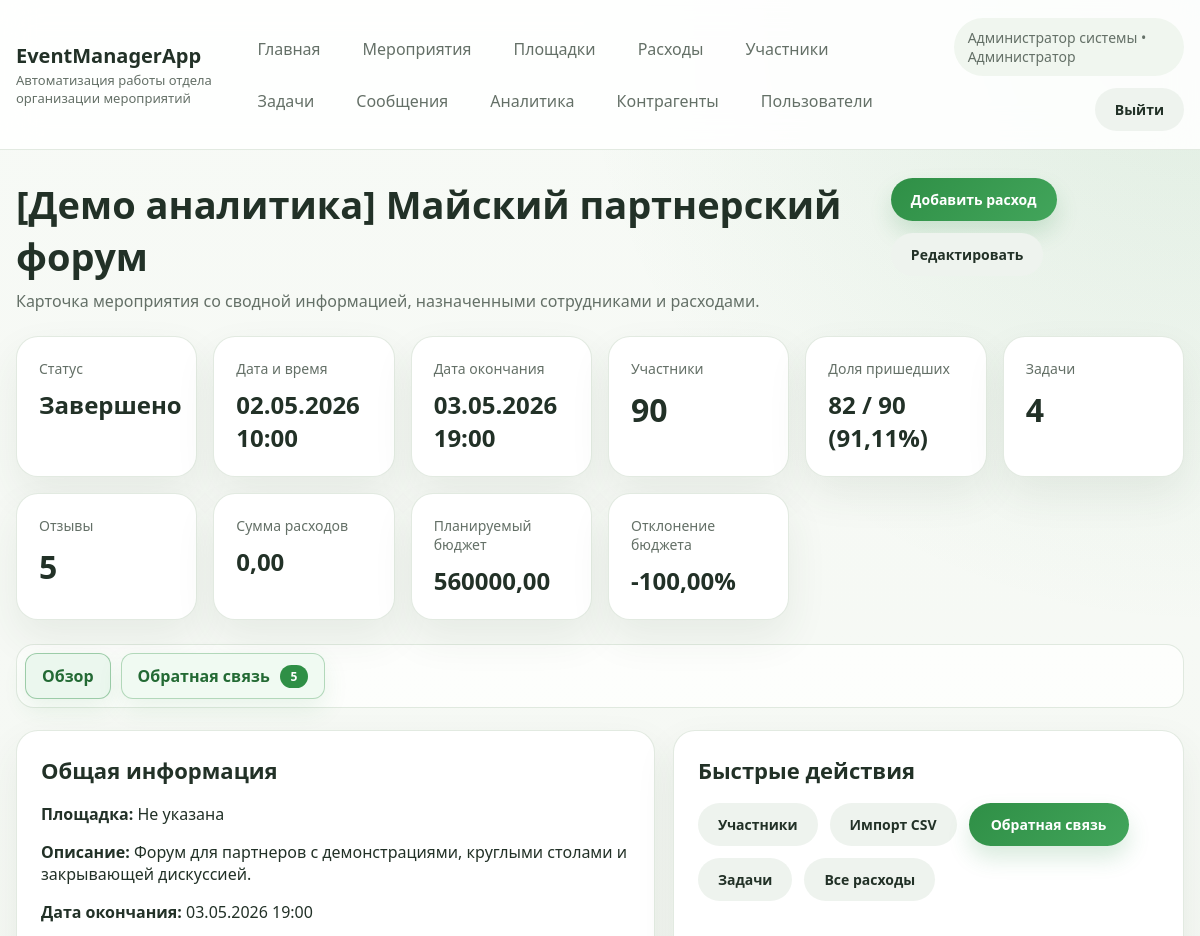
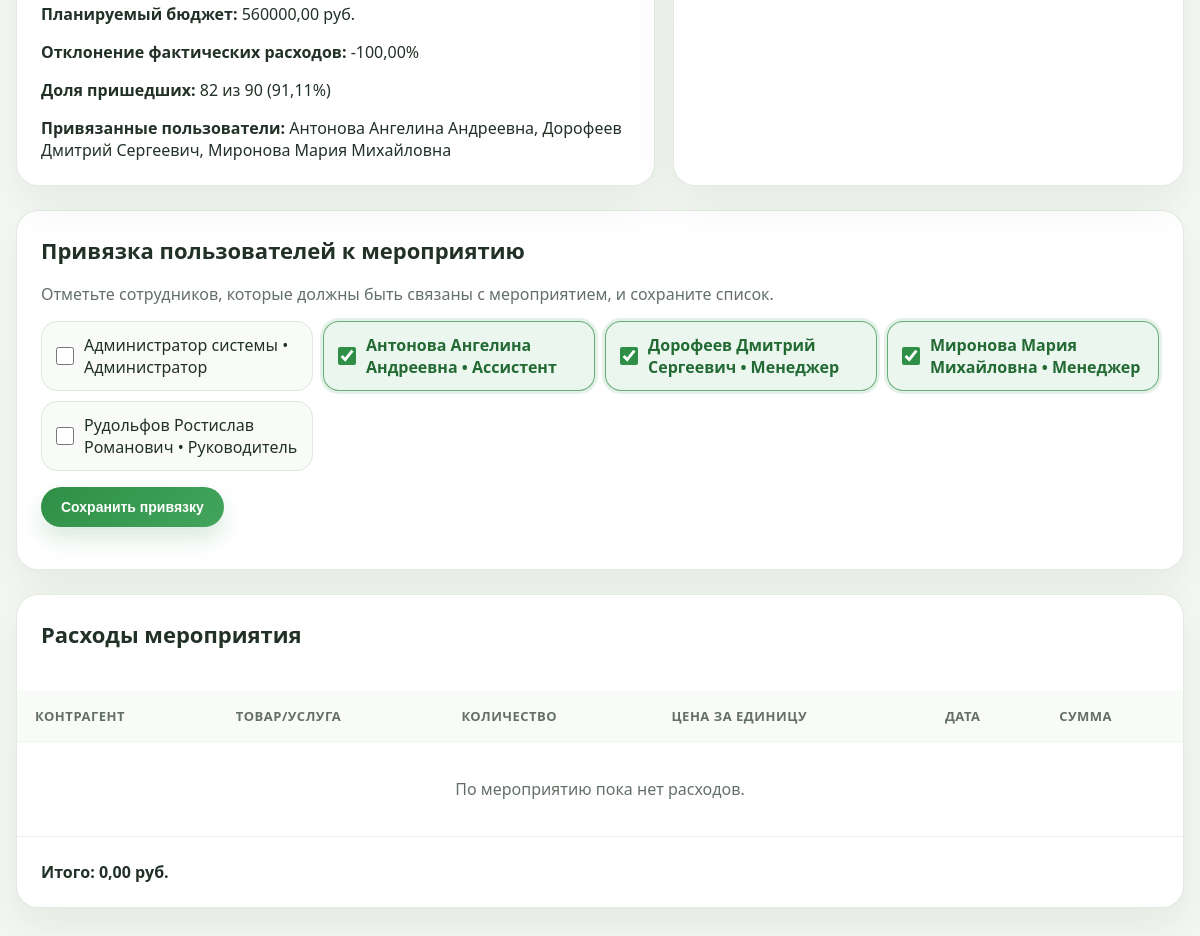
The page /events/128/ (signed in) on the database its author committed (2 pictures, top to bottom).
### main/models.py (models this page shows, shortened)
class Employee(AbstractBaseUser, PermissionsMixin):
    ROLE_ADMIN = "admin"
    ROLE_MANAGER = "manager"
    ROLE_ASSISTANT = "assistant"
    ROLE_TEAMLEAD = "teamlead"
    ROLE_CHOICES = [
        (ROLE_ADMIN, "Администратор"),
        (ROLE_MANAGER, "Менеджер"),
        (ROLE_ASSISTANT, "Ассистент"),
        (ROLE_TEAMLEAD, "Руководитель"),
    ]
    e_id = models.BigAutoField(primary_key=True)
    login = models.CharField(max_length=50, unique=True, verbose_name="Логин")
    position = models.CharField(max_length=50, choices=ROLE_CHOICES, verbose_name="Роль")
    fullname = models.CharField(max_length=255, verbose_name="ФИО")
    email = models.EmailField(blank=True, null=True, verbose_name="Почта")
    phone = models.CharField(max_length=50, blank=True, null=True, verbose_name="Телефон")
    age = models.IntegerField(blank=True, null=True, verbose_name="Возраст")
    is_active = models.BooleanField(default=True)
    is_staff = models.BooleanField(default=False)
    objects = EmployeeManager()
    USERNAME_FIELD = "login"
    REQUIRED_FIELDS = []
    class Meta:
        db_table = "employee"
        ordering = ["fullname", "login"]
        permissions = [
            ("can_create_task", "Can create task"),
            ("can_generate_report", "Can generate report"),
        ]
    @property
    def role_label(self):
        if self.is_superuser and not self.position:
            return "Администратор"
        return dict(self.ROLE_CHOICES).get(self.position, self.position)
    @property
    def is_admin(self):
        return self.position == self.ROLE_ADMIN or self.is_superuser
    @property
    def can_manage_users(self):
        return self.is_admin
    @property
    def can_close_events(self):
        return self.is_superuser or self.position in {self.ROLE_ADMIN, self.ROLE_MANAGER, self.ROLE_TEAMLEAD}

class Event(models.Model):
    STATUS_DRAFT = "Черновик"
    STATUS_PREPARATION = "Подготовка"
    STATUS_ACTIVE = "Проведение"
    STATUS_FINISHED = "Завершено"
    STATUS_CHOICES = [
        (STATUS_DRAFT, "Черновик"),
        (STATUS_PREPARATION, "Подготовка"),
        (STATUS_ACTIVE, "Проведение"),
        (STATUS_FINISHED, "Завершено"),
    ]
    event_id = models.AutoField(primary_key=True, blank=True)
    p = models.ForeignKey(Place, models.DO_NOTHING, blank=True, null=True, db_column="p_id", verbose_name="Площадка")
    title = models.TextField(verbose_name="Название")
    description = models.TextField(blank=True, null=True, verbose_name="Описание")
    time = models.TextField(blank=True, null=True, verbose_name="Дата и время")
    end_date = models.TextField(blank=True, null=True, verbose_name="Дата окончания")
    planned_budget = models.FloatField(
        blank=True,
        null=True,
        default=0,
        validators=[MinValueValidator(0)],
        verbose_name="Планируемый бюджет",
    )
    status = models.TextField(verbose_name="Статус")
    created_by = models.ForeignKey(
        Employee,
        models.DO_NOTHING,
        blank=True,
        null=True,
        db_column="created_by_id",
        related_name="created_events",
        verbose_name="Создатель",
    )
    class Meta:
        managed = False
        db_table = "event"
        ordering = ["-event_id"]

### main/views.py (the view)
# urls.py: path("events/<int:pk>/", views.event_detail, name="event_detail"),
@login_required
def event_detail(request, pk):
    active_tab = request.GET.get("tab", "overview")
    if active_tab not in {"overview", "feedback"}:
        active_tab = "overview"
    event = get_object_or_404(_visible_events_queryset(request.user), pk=pk)
    employee_map = _fetch_event_employee_map([event.pk])
    selected_employee_ids = _fetch_selected_employee_ids(event.pk)
    orders = _get_event_orders(event)
    for expense in orders:
        expense.total_cost = expense.quantity * expense.price
    expense_total = _expense_total(orders)
    planned_budget = _planned_budget(event)
    budget_deviation_percent = _budget_deviation_percent(planned_budget, expense_total)
    tasks = list(_visible_tasks_queryset(request.user).filter(event=event))
    feedbacks = list(Feedback.objects.filter(event=event))
    feedback_keywords = _extract_feedback_keywords(feedbacks)
    rating_histogram = _build_rating_histogram(feedbacks)
    participants_count = Participant.objects.filter(event=event).count()
    attended_count = Participant.objects.filter(event=event, attended=True).count()
    attendance_ratio = round((attended_count / participants_count) * 100, 2) if participants_count else 0
    binding_form = EventEmployeeBindingForm(initial={"employees": selected_employee_ids})
    context = {
        "event": event,
        "active_tab": active_tab,
        "employees": employee_map.get(event.pk, []),
        "binding_form": binding_form,
        "selected_employee_ids": selected_employee_ids,
        "participants_count": participants_count,
        "attended_count": attended_count,
        "attendance_ratio": attendance_ratio,
        "is_event_finished": event.status == Event.STATUS_FINISHED,
        "tasks_count": len(tasks),
        "feedbacks": feedbacks,
        "feedback_count": len(feedbacks),
        "feedback_keywords": feedback_keywords,
        "rating_histogram": rating_histogram,
        "rating_chart_data": _build_rating_chart_data(rating_histogram),
        "expenses": orders,
        "planned_budget": planned_budget,
        "expense_total": expense_total,
        "budget_deviation_percent": budget_deviation_percent,
    }
    return render(request, "main/event_detail.html", context)

### main/templates/main/event_detail.html (shortened to what this page needs)
{% extends 'main/website_headers.html' %}
{% load static %}
{% block content %}
    <section class="page-head">
        <div>
            <h1 class="page-title">{{ event.title }}</h1>
            <p class="page-subtitle">Карточка мероприятия со сводной информацией, назначенными сотрудниками и расходами.</p>
        </div>
        <div class="toolbar">
            <a href="{% url 'add_expense' %}?event={{ event.pk }}" class="btn btn-primary">Добавить расход</a>
            <a href="{% url 'edit_event' event.pk %}" class="btn btn-secondary">Редактировать</a>
        </div>
    </section>
    <section class="stats-grid">
        <article class="stats-card">
            <div class="stats-label">Статус</div>
            <div class="stats-value" style="font-size:24px;">{{ event.status }}</div>
        </article>
        <article class="stats-card">
            <div class="stats-label">Дата и время</div>
            <div class="stats-value" style="font-size:24px;">{{ event.time|default:"—" }}</div>
        </article>
        <article class="stats-card">
            <div class="stats-label">Дата окончания</div>
            <div class="stats-value" style="font-size:24px;">{{ event.end_date|default:"—" }}</div>
        </article>
        <article class="stats-card">
            <div class="stats-label">Участники</div>
            <div class="stats-value">{{ participants_count }}</div>
        </article>
        {% if is_event_finished %}
            <article class="stats-card">
                <div class="stats-label">Доля пришедших</div>
                <div class="stats-value" style="font-size:24px;">{{ attended_count }} / {{ participants_count }} ({{ attendance_ratio }}%)</div>
            </article>
        {% endif %}
        <article class="stats-card">
            <div class="stats-label">Задачи</div>
            <div class="stats-value">{{ tasks_count }}</div>
        </article>
        <article class="stats-card">
            <div class="stats-label">Отзывы</div>
            <div class="stats-value">{{ feedback_count }}</div>
        </article>
        <article class="stats-card">
            <div class="stats-label">Сумма расходов</div>
            <div class="stats-value" style="font-size:24px;">{{ expense_total|floatformat:2 }}</div>
        </article>
        <article class="stats-card">
            <div class="stats-label">Планируемый бюджет</div>
            <div class="stats-value" style="font-size:24px;">{{ planned_budget|floatformat:2 }}</div>
        </article>
        <article class="stats-card">
            <div class="stats-label">Отклонение бюджета</div>
            <div class="stats-value" style="font-size:24px;">
                {% if budget_deviation_percent is not None %}
                    {{ budget_deviation_percent|floatformat:2 }}%
                {% else %}
                    Н/Д
                {% endif %}
            </div>
        </article>
    </section>
    <nav class="event-tabs">
        <a class="event-tab {% if active_tab == 'overview' %}active{% endif %}" href="{% url 'event_detail' event.pk %}?tab=overview">
            <span>Обзор</span>
        </a>
        <a class="event-tab event-tab-feedback {% if active_tab == 'feedback' %}active{% endif %}" href="{% url 'event_detail' event.pk %}?tab=feedback">
            <span>Обратная связь</span>
            <strong>{{ feedback_count }}</strong>
        </a>
    </nav>
    {% if active_tab == 'overview' %}
    <section class="content-grid">
        <article class="card panel">
            <h2 class="panel-title">Общая информация</h2>
            <div class="stack">
                <div><strong>Площадка:</strong> {{ event.p.address|default:"Не указана" }}</div>
                <div><strong>Описание:</strong> {{ event.description|default:"Не заполнено" }}</div>
                <div><strong>Дата окончания:</strong> {{ event.end_date|default:"Не указана" }}</div>
                <div><strong>Планируемый бюджет:</strong> {{ planned_budget|floatformat:2 }} руб.</div>
                <div>
                    <strong>Отклонение фактических расходов:</strong>
                    {% if budget_deviation_percent is not None %}
                        {{ budget_deviation_percent|floatformat:2 }}%
                    {% else %}
                        Н/Д
                    {% endif %}
                </div>
                {% if is_event_finished %}
                    <div><strong>Доля пришедших:</strong> {{ attended_count }} из {{ participants_count }} ({{ attendance_ratio }}%)</div>
                {% endif %}
                <div><strong>Привязанные пользователи:</strong> {{ employees|join:", "|default:"Не назначены" }}</div>
            </div>
        </article>
        <article class="card panel">
            <h2 class="panel-title">Быстрые действия</h2>
            <div class="toolbar">
                <a href="{% url 'participants' %}?event={{ event.pk }}" class="btn btn-secondary">Участники</a>
                <a href="{% url 'upload_participants_csv' %}?event={{ event.pk }}" class="btn btn-secondary">Импорт CSV</a>
                <a href="{% url 'event_detail' event.pk %}?tab=feedback" class="btn btn-primary btn-feedback">Обратная связь</a>
                <a href="{% url 'tasks' %}?event={{ event.pk }}" class="btn btn-secondary">Задачи</a>
                <a href="{% url 'expenses' %}?event={{ event.pk }}" class="btn btn-secondary">Все расходы</a>
            </div>
        </article>
    </section>
    {% endif %}
    {% if active_tab == 'overview' %}
    <section class="form-card panel" style="margin-top:24px;">
        <h2 class="panel-title">Привязка пользователей к мероприятию</h2>
        <p class="muted" style="margin-bottom: 16px;">Отметьте сотрудников, которые должны быть связаны с мероприятием, и сохраните список.</p>
        <form method="post" action="{% url 'bind_event_employees' event.pk %}" class="stack">
            <div class="checkbox-list">
                {% for employee in binding_form.fields.employees.queryset %}
                    <label for="event-employee-{{ employee.pk }}" class="{% if employee.pk in selected_employee_ids %}selected{% endif %}">
                        <input
                            type="checkbox"
                            id="event-employee-{{ employee.pk }}"
                            name="employees"
                            value="{{ employee.pk }}"
                            {% if employee.pk in selected_employee_ids %}checked{% endif %}
                        >
                        <span>{{ employee.fullname|default:employee.login }} • {{ employee.role_label }}</span>
                    </label>
                {% empty %}
                    <div class="empty-state">Нет активных пользователей для привязки.</div>
                {% endfor %}
            </div>
            <div class="toolbar">
                <button type="submit" class="btn btn-primary">Сохранить привязку</button>
            </div>
        </form>
    </section>
    <section class="table-card" style="margin-top:24px;">
        <div class="panel">
            <h2 class="panel-title">Расходы мероприятия</h2>
        </div>
        <div class="table-scroll">
            <table>
                <thead>
                    <tr>
                        <th>Контрагент</th>
                        <th>Товар/услуга</th>
                        <th>Количество</th>
                        <th>Цена за единицу</th>
                        <th>Дата</th>
                        <th>Сумма</th>
                    </tr>
                </thead>
                <tbody>
                    {% for expense in expenses %}
                        <tr>
                            <td>{{ expense.c.name }}</td>
                            <td>{{ expense.product }}</td>
                            <td>{{ expense.quantity }}</td>
                            <td>{{ expense.price|floatformat:2 }} руб.</td>
                            <td>{{ expense.date }}</td>
                            <td>{{ expense.total_cost|floatformat:2 }} руб.</td>
                        </tr>
                    {% empty %}
                        <tr>
                            <td colspan="6" class="empty-state">По мероприятию пока нет расходов.</td>
                        </tr>
                    {% endfor %}
                </tbody>
            </table>
        </div>
        <div class="panel">
            <strong>Итого: {{ expense_total|floatformat:2 }} руб.</strong>
        </div>
    </section>
    {% endif %}
{% endblock %}

### main/templates/main/website_headers.html (shortened to what this page needs)
{% load static %}
<!DOCTYPE html>
<html lang="ru">
<head>
    <link rel="stylesheet" href="{% static 'main/css/app.css' %}">
</head>
<body>
<div class="site-shell">
    <header class="topbar">
        <div class="topbar-inner">
            <div class="brand">
                <a href="{% url 'main_page' %}" class="brand-title">EventManagerApp</a>
                <div class="brand-subtitle">Автоматизация работы отдела организации мероприятий</div>
            </div>
            {% if request.user.is_authenticated %}
                <nav class="nav-links">
                    <a class="nav-link" href="{% url 'main_page' %}">Главная</a>
                    <a class="nav-link" href="{% url 'events' %}">Мероприятия</a>
                    <a class="nav-link" href="{% url 'places' %}">Площадки</a>
                    <a class="nav-link" href="{% url 'expenses' %}">Расходы</a>
                    <a class="nav-link" href="{% url 'participants' %}">Участники</a>
                    <a class="nav-link" href="{% url 'tasks' %}">Задачи</a>
                    <a class="nav-link" href="{% url 'messages' %}">Сообщения</a>
                    <a class="nav-link" href="{% url 'analytics' %}">Аналитика</a>
                    <a class="nav-link" href="{% url 'contractors' %}">Контрагенты</a>
                    {% if request.user.can_manage_users %}
                        <a class="nav-link" href="{% url 'employees' %}">Пользователи</a>
                    {% endif %}
                </nav>
                <div class="user-panel">
                    <div class="user-chip">{{ request.user.fullname|default:request.user.login }} • {{ request.user.role_label }}</div>
                    <a href="{% url 'logout' %}" class="btn btn-secondary">Выйти</a>
                </div>
            {% endif %}
        </div>
    </header>
    <main class="page-wrap">
        {% block content %}{% endblock %}
    </main>
</div>
</body>
</html>

### rows shown on the page
Employee: user.fullname "Администратор системы", user.role_label "Администратор", fullname "Администратор системы", role_label "Администратор"
Event: title "[Демо аналитика] Майский партнерский форум", status "Завершено", time "02.05.2026 10:00", end_date "03.05.2026 19:00", planned_budget "560000,00", p.address "Не указана", description "Форум для партнеров с демонстрациями, круглыми столами и закрывающей дискуссией."
Employee: e_id "☑", fullname "Антонова Ангелина Андреевна", role_label "Ассистент"
Employee: e_id "☑", fullname "Дорофеев Дмитрий Сергеевич", role_label "Менеджер"
Employee: e_id "☑", fullname "Миронова Мария Михайловна", role_label "Менеджер"
Employee: fullname "Рудольфов Ростислав Романович", role_label "Руководитель"

### other values the page prints
{{ participants_count }} "90"
{{ attended_count }} "82"
{{ attendance_ratio }} "91,11"
{{ tasks_count }} "4"
{{ feedback_count }} "5"
{{ expense_total|floatformat:2 }} "0,00"
{{ budget_deviation_percent|floatformat:2 }} "-100,00"
{{ employees|join:", "|default:"Не назначены" }} "Антонова Ангелина Андреевна, Дорофеев Дмитрий Сергеевич, Миронова Мария Михайловна"
